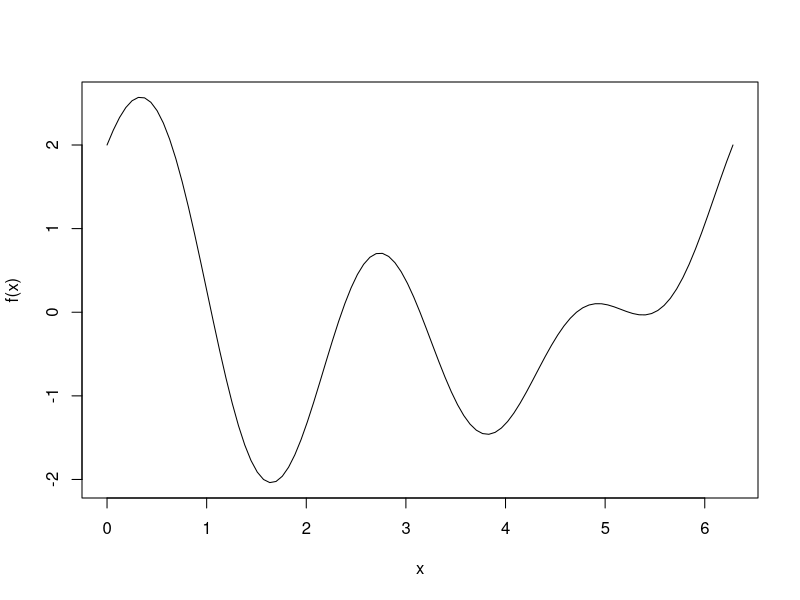
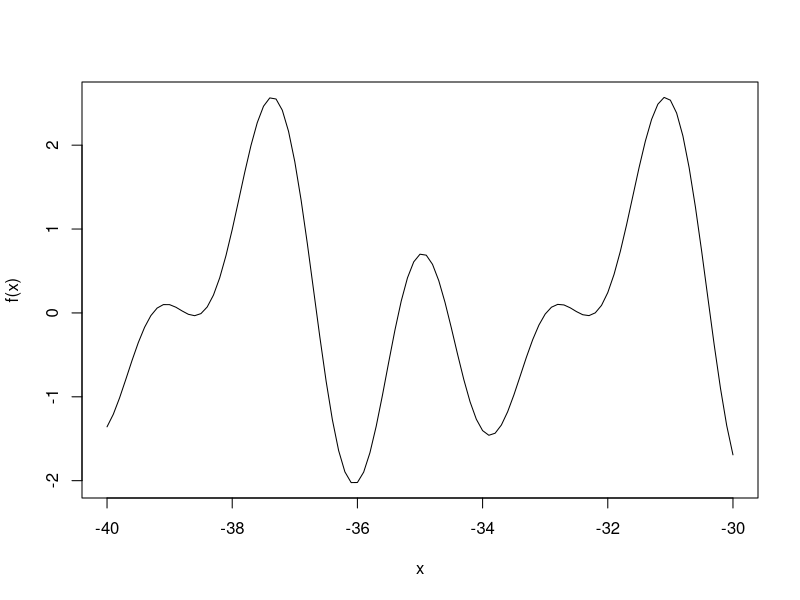

Write R code to recreate these figures, in order.
## ---- chunk 1
knitr::opts_chunk$set(echo = TRUE)
## ---- chunk 2
f = function(x) cos(x) + cos(2*x) + sin(3*x)
curve(f, from=0, to=2*pi)
## ---- chunk 3
optimize(f, interval=c(0, 2*pi))
## ---- chunk 4
optimize(f, interval=c(0, 1.5*pi))
## ---- chunk 5
optimize(f, interval=c(0,1.5*pi), tol=1e-2)
## ---- chunk 6
f_sym = expression(cos(x) + cos(2*x) + sin(3*x))
f1_sym = D(f_sym, 'x'); f1 = function(x) eval(f1_sym)
f2_sym = D(f1_sym, 'x'); f2 = function(x) eval(f2_sym)
x = 2
for (i in 1:6) {
  x = x - f1(x) / f2(x); cat(x, '\n')
}
x = 1
for (i in 1:6) {
  x = x - f1(x) / f2(x); cat(x, '\n')
}
## ---- chunk 7
curve(f, from=-40, to=-30)
